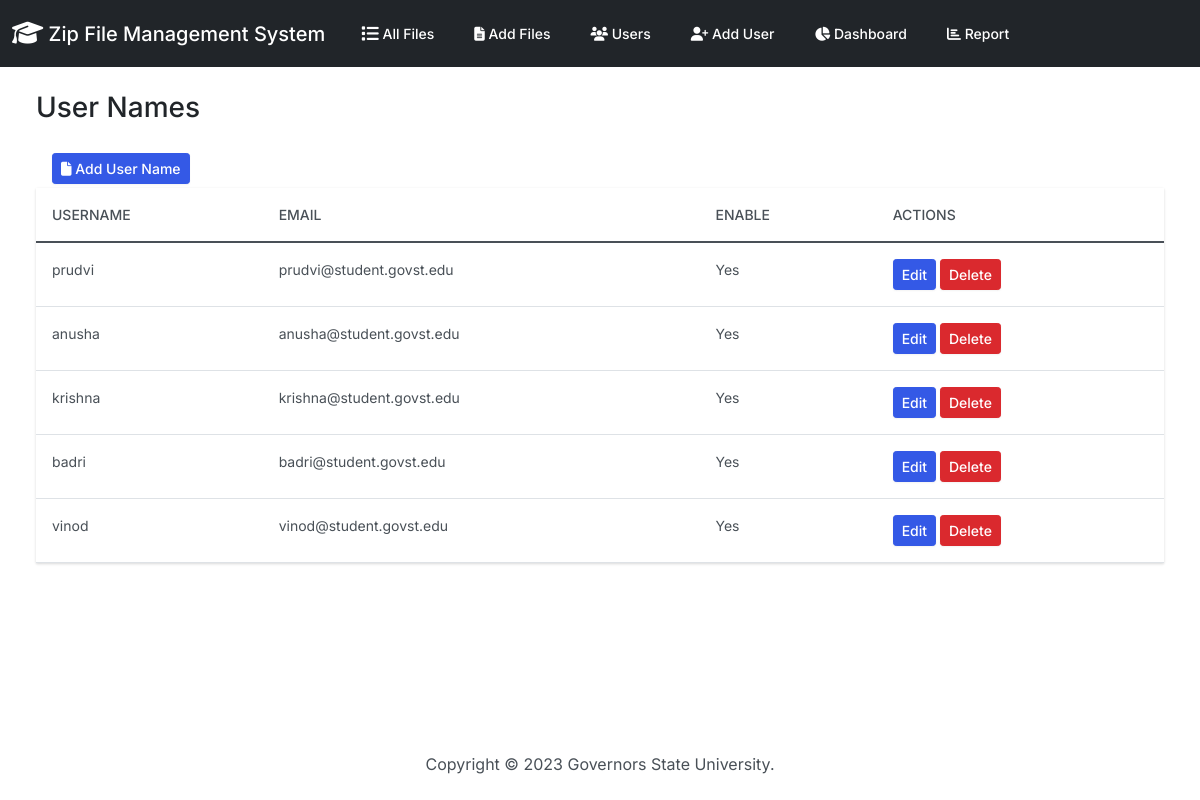
Screenshot of /user_list/ with the database file from the repository.
### zipfiles/models.py (models this page shows, shortened)
class UserNamesList(models.Model):
    user_name = models.CharField(
        primary_key=True,  # Set user_name as the primary key
        max_length=255,
        unique=True,
        validators=[
            MinLengthValidator(3, message='Username must have at least 3 characters.'),
        ]
    )
    email = models.EmailField()
    enable = models.BooleanField(default=True)
    updated_date = models.DateTimeField(default=timezone.now)
    class Meta:
        verbose_name_plural = 'UserNamesList'

### zipfiles/views.py (the view)
# urls.py: path('user_list/', views.user_list, name='user_list'),
def user_list(request):
    users = UserNamesList.objects.all()
    return render(request, 'zipfiles/user_list.html', {'users': users})

### zipfiles/templates/zipfiles/user_list.html (shortened to what this page needs)
{% extends "zipfiles/base.html" %}
{% block body %}
<h3 class="m-4">User Names</h3>
<div class="row">
  <div class="col-12">
    <div class="ms-4 me-4 mb-4">
      <a class="btn btn-primary btn-sm mx-3 my-1" href="{% url 'user_create' %}">
        <i class="fas fa-file"></i> Add User Name
      </a>
      <table class="table table-hover">
        <thead class="thead-dark">
          <tr>
            <th>Username</th>
            <th>Email</th>
            <th>Enable</th>
            <th>Actions</th>
          </tr>
        </thead>
        <tbody>
          {% for user in users %}
          <tr>
            <td>{{ user.user_name }}</td>
            <td>{{ user.email }}</td>
            <td>{% if user.enable %}Yes{% else %}No{% endif %}</td>
            <td>
              <form method="post" action="{% url 'user_update' user.pk %}" style="display: inline;">
                  <button type="submit" class="btn btn-sm btn-primary">Edit</button>
              </form>
              <form method="post" action="{% url 'user_delete' user.pk %}" style="display: inline;">
                <button type="submit" class="btn btn-sm btn-danger" onclick="return confirm('Are you sure you want to delete this user: {{ user.user_name }}?')">Delete</button>
              </form>
            </td>
          </tr>
          {% endfor %}
        </tbody>
      </table>
  </div>
</div>
</div>
{% endblock %}

### zipfiles/templates/zipfiles/base.html (style rules this page uses)
body, table { font-size: 14px; }

### rows the page displays
UserNamesList: user_name "prudvi", email "prudvi@student.govst.edu", enable "Yes"
UserNamesList: user_name "anusha", email "anusha@student.govst.edu", enable "Yes"
UserNamesList: user_name "krishna", email "krishna@student.govst.edu", enable "Yes"
UserNamesList: user_name "badri", email "badri@student.govst.edu", enable "Yes"
UserNamesList: user_name "vinod", email "vinod@student.govst.edu", enable "Yes"
